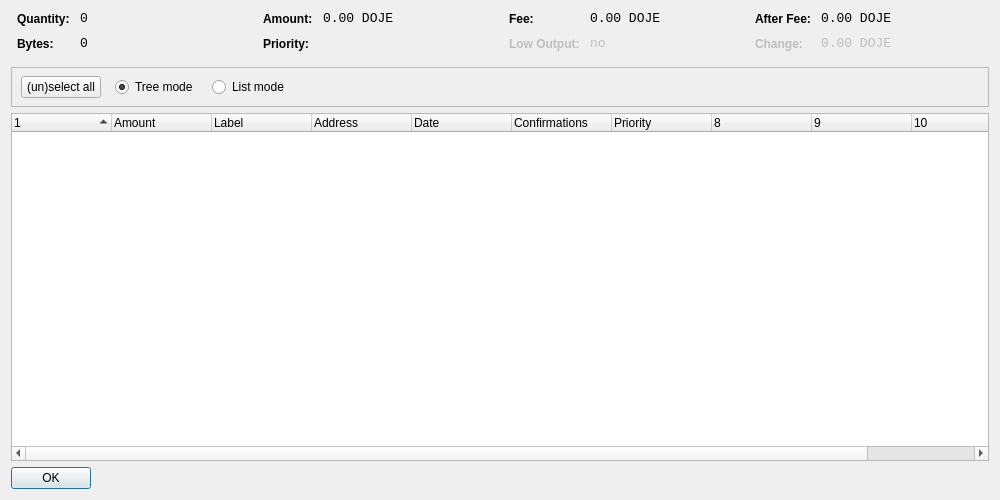
<?xml version="1.0" encoding="UTF-8"?>
<ui version="4.0">
 <class>CoinControlDialog</class>
 <widget class="QDialog" name="CoinControlDialog">
  <property name="geometry">
   <rect>
    <x>0</x>
    <y>0</y>
    <width>1000</width>
    <height>500</height>
   </rect>
  </property>
  <property name="windowTitle">
   <string>Coin Control</string>
  </property>
  <layout class="QVBoxLayout" name="verticalLayout">
   <item>
    <layout class="QHBoxLayout" name="horizontalLayoutTop" stretch="0,0,0,0">
     <property name="topMargin">
      <number>0</number>
     </property>
     <property name="bottomMargin">
      <number>10</number>
     </property>
     <item>
      <layout class="QFormLayout" name="formLayoutCoinControl1">
       <property name="horizontalSpacing">
        <number>10</number>
       </property>
       <property name="verticalSpacing">
        <number>10</number>
       </property>
       <property name="leftMargin">
        <number>6</number>
       </property>
       <property name="rightMargin">
        <number>6</number>
       </property>
       <item row="0" column="0">
        <widget class="QLabel" name="labelCoinControlQuantityText">
         <property name="styleSheet">
          <string notr="true">font-weight:bold;</string>
         </property>
         <property name="text">
          <string>Quantity:</string>
         </property>
        </widget>
       </item>
       <item row="0" column="1">
        <widget class="QLabel" name="labelCoinControlQuantity">
         <property name="font">
          <font>
           <family>Monospace</family>
           <pointsize>10</pointsize>
          </font>
         </property>
         <property name="cursor">
          <cursorShape>IBeamCursor</cursorShape>
         </property>
         <property name="contextMenuPolicy">
          <enum>Qt::ActionsContextMenu</enum>
         </property>
         <property name="text">
          <string notr="true">0</string>
         </property>
         <property name="textInteractionFlags">
          <set>Qt::LinksAccessibleByMouse|Qt::TextSelectableByKeyboard|Qt::TextSelectableByMouse</set>
         </property>
        </widget>
       </item>
       <item row="1" column="0">
        <widget class="QLabel" name="labelCoinControlBytesText">
         <property name="styleSheet">
          <string notr="true">font-weight:bold;</string>
         </property>
         <property name="text">
          <string>Bytes:</string>
         </property>
        </widget>
       </item>
       <item row="1" column="1">
        <widget class="QLabel" name="labelCoinControlBytes">
         <property name="font">
          <font>
           <family>Monospace</family>
           <pointsize>10</pointsize>
          </font>
         </property>
         <property name="cursor">
          <cursorShape>IBeamCursor</cursorShape>
         </property>
         <property name="contextMenuPolicy">
          <enum>Qt::ActionsContextMenu</enum>
         </property>
         <property name="text">
          <string notr="true">0</string>
         </property>
         <property name="textInteractionFlags">
          <set>Qt::LinksAccessibleByMouse|Qt::TextSelectableByKeyboard|Qt::TextSelectableByMouse</set>
         </property>
        </widget>
       </item>
      </layout>
     </item>
     <item>
      <layout class="QFormLayout" name="formLayoutCoinControl2">
       <property name="horizontalSpacing">
        <number>10</number>
       </property>
       <property name="verticalSpacing">
        <number>10</number>
       </property>
       <property name="leftMargin">
        <number>6</number>
       </property>
       <property name="rightMargin">
        <number>6</number>
       </property>
       <item row="0" column="0">
        <widget class="QLabel" name="labelCoinControlAmountText">
         <property name="styleSheet">
          <string notr="true">font-weight:bold;</string>
         </property>
         <property name="text">
          <string>Amount:</string>
         </property>
        </widget>
       </item>
       <item row="0" column="1">
        <widget class="QLabel" name="labelCoinControlAmount">
         <property name="font">
          <font>
           <family>Monospace</family>
           <pointsize>10</pointsize>
          </font>
         </property>
         <property name="cursor">
          <cursorShape>IBeamCursor</cursorShape>
         </property>
         <property name="contextMenuPolicy">
          <enum>Qt::ActionsContextMenu</enum>
         </property>
         <property name="text">
          <string notr="true">0.00 DOJE</string>
         </property>
         <property name="textInteractionFlags">
          <set>Qt::LinksAccessibleByMouse|Qt::TextSelectableByKeyboard|Qt::TextSelectableByMouse</set>
         </property>
        </widget>
       </item>
       <item row="1" column="0">
        <widget class="QLabel" name="labelCoinControlPriorityText">
         <property name="styleSheet">
          <string notr="true">font-weight:bold;</string>
         </property>
         <property name="text">
          <string>Priority:</string>
         </property>
        </widget>
       </item>
       <item row="1" column="1">
        <widget class="QLabel" name="labelCoinControlPriority">
         <property name="font">
          <font>
           <family>Monospace</family>
           <pointsize>10</pointsize>
          </font>
         </property>
         <property name="cursor">
          <cursorShape>IBeamCursor</cursorShape>
         </property>
         <property name="contextMenuPolicy">
          <enum>Qt::ActionsContextMenu</enum>
         </property>
         <property name="text">
          <string/>
         </property>
         <property name="textInteractionFlags">
          <set>Qt::LinksAccessibleByMouse|Qt::TextSelectableByKeyboard|Qt::TextSelectableByMouse</set>
         </property>
        </widget>
       </item>
      </layout>
     </item>
     <item>
      <layout class="QFormLayout" name="formLayoutCoinControl3">
       <property name="horizontalSpacing">
        <number>10</number>
       </property>
       <property name="verticalSpacing">
        <number>10</number>
       </property>
       <property name="leftMargin">
        <number>6</number>
       </property>
       <property name="rightMargin">
        <number>6</number>
       </property>
       <item row="0" column="0">
        <widget class="QLabel" name="labelCoinControlFeeText">
         <property name="styleSheet">
          <string notr="true">font-weight:bold;</string>
         </property>
         <property name="text">
          <string>Fee:</string>
         </property>
        </widget>
       </item>
       <item row="0" column="1">
        <widget class="QLabel" name="labelCoinControlFee">
         <property name="font">
          <font>
           <family>Monospace</family>
           <pointsize>10</pointsize>
          </font>
         </property>
         <property name="cursor">
          <cursorShape>IBeamCursor</cursorShape>
         </property>
         <property name="contextMenuPolicy">
          <enum>Qt::ActionsContextMenu</enum>
         </property>
         <property name="text">
          <string notr="true">0.00 DOJE</string>
         </property>
         <property name="textInteractionFlags">
          <set>Qt::LinksAccessibleByMouse|Qt::TextSelectableByKeyboard|Qt::TextSelectableByMouse</set>
         </property>
        </widget>
       </item>
       <item row="1" column="0">
        <widget class="QLabel" name="labelCoinControlLowOutputText">
         <property name="enabled">
          <bool>false</bool>
         </property>
         <property name="styleSheet">
          <string notr="true">font-weight:bold;</string>
         </property>
         <property name="text">
          <string>Low Output:</string>
         </property>
        </widget>
       </item>
       <item row="1" column="1">
        <widget class="QLabel" name="labelCoinControlLowOutput">
         <property name="enabled">
          <bool>false</bool>
         </property>
         <property name="font">
          <font>
           <family>Monospace</family>
           <pointsize>10</pointsize>
          </font>
         </property>
         <property name="cursor">
          <cursorShape>IBeamCursor</cursorShape>
         </property>
         <property name="contextMenuPolicy">
          <enum>Qt::ActionsContextMenu</enum>
         </property>
         <property name="text">
          <string notr="true">no</string>
         </property>
         <property name="textInteractionFlags">
          <set>Qt::LinksAccessibleByMouse|Qt::TextSelectableByKeyboard|Qt::TextSelectableByMouse</set>
         </property>
        </widget>
       </item>
      </layout>
     </item>
     <item>
      <layout class="QFormLayout" name="formLayoutCoinControl4">
       <property name="horizontalSpacing">
        <number>10</number>
       </property>
       <property name="verticalSpacing">
        <number>10</number>
       </property>
       <property name="leftMargin">
        <number>6</number>
       </property>
       <property name="rightMargin">
        <number>6</number>
       </property>
       <item row="0" column="0">
        <widget class="QLabel" name="labelCoinControlAfterFeeText">
         <property name="styleSheet">
          <string notr="true">font-weight:bold;</string>
         </property>
         <property name="text">
          <string>After Fee:</string>
         </property>
        </widget>
       </item>
       <item row="0" column="1">
        <widget class="QLabel" name="labelCoinControlAfterFee">
         <property name="font">
          <font>
           <family>Monospace</family>
           <pointsize>10</pointsize>
          </font>
         </property>
         <property name="cursor">
          <cursorShape>IBeamCursor</cursorShape>
         </property>
         <property name="contextMenuPolicy">
          <enum>Qt::ActionsContextMenu</enum>
         </property>
         <property name="text">
          <string notr="true">0.00 DOJE</string>
         </property>
         <property name="textInteractionFlags">
          <set>Qt::LinksAccessibleByMouse|Qt::TextSelectableByKeyboard|Qt::TextSelectableByMouse</set>
         </property>
        </widget>
       </item>
       <item row="1" column="0">
        <widget class="QLabel" name="labelCoinControlChangeText">
         <property name="enabled">
          <bool>false</bool>
         </property>
         <property name="styleSheet">
          <string notr="true">font-weight:bold;</string>
         </property>
         <property name="text">
          <string>Change:</string>
         </property>
        </widget>
       </item>
       <item row="1" column="1">
        <widget class="QLabel" name="labelCoinControlChange">
         <property name="enabled">
          <bool>false</bool>
         </property>
         <property name="font">
          <font>
           <family>Monospace</family>
           <pointsize>10</pointsize>
          </font>
         </property>
         <property name="cursor">
          <cursorShape>IBeamCursor</cursorShape>
         </property>
         <property name="contextMenuPolicy">
          <enum>Qt::ActionsContextMenu</enum>
         </property>
         <property name="text">
          <string notr="true">0.00 DOJE</string>
         </property>
         <property name="textInteractionFlags">
          <set>Qt::LinksAccessibleByMouse|Qt::TextSelectableByKeyboard|Qt::TextSelectableByMouse</set>
         </property>
        </widget>
       </item>
      </layout>
     </item>
    </layout>
   </item>
   <item>
    <widget class="QFrame" name="frame">
     <property name="minimumSize">
      <size>
       <width>0</width>
       <height>40</height>
      </size>
     </property>
     <property name="frameShape">
      <enum>QFrame::StyledPanel</enum>
     </property>
     <property name="frameShadow">
      <enum>QFrame::Sunken</enum>
     </property>
     <widget class="QWidget" name="horizontalLayoutWidget">
      <property name="geometry">
       <rect>
        <x>10</x>
        <y>0</y>
        <width>781</width>
        <height>41</height>
       </rect>
      </property>
      <layout class="QHBoxLayout" name="horizontalLayoutPanel" stretch="0,0,0,0,0">
       <property name="spacing">
        <number>14</number>
       </property>
       <item>
        <widget class="QPushButton" name="pushButtonSelectAll">
         <property name="sizePolicy">
          <sizepolicy hsizetype="Maximum" vsizetype="Fixed">
           <horstretch>0</horstretch>
           <verstretch>0</verstretch>
          </sizepolicy>
         </property>
         <property name="text">
          <string>(un)select all</string>
         </property>
        </widget>
       </item>
       <item>
        <widget class="QRadioButton" name="radioTreeMode">
         <property name="sizePolicy">
          <sizepolicy hsizetype="Maximum" vsizetype="Fixed">
           <horstretch>0</horstretch>
           <verstretch>0</verstretch>
          </sizepolicy>
         </property>
         <property name="text">
          <string>Tree mode</string>
         </property>
         <property name="checked">
          <bool>true</bool>
         </property>
        </widget>
       </item>
       <item>
        <widget class="QRadioButton" name="radioListMode">
         <property name="sizePolicy">
          <sizepolicy hsizetype="Maximum" vsizetype="Fixed">
           <horstretch>0</horstretch>
           <verstretch>0</verstretch>
          </sizepolicy>
         </property>
         <property name="text">
          <string>List mode</string>
         </property>
        </widget>
       </item>
       <item>
        <spacer name="horizontalSpacer">
         <property name="orientation">
          <enum>Qt::Horizontal</enum>
         </property>
         <property name="sizeHint" stdset="0">
          <size>
           <width>40</width>
           <height>20</height>
          </size>
         </property>
        </spacer>
       </item>
      </layout>
     </widget>
    </widget>
   </item>
   <item>
    <widget class="CoinControlTreeWidget" name="treeWidget">
     <property name="contextMenuPolicy">
      <enum>Qt::CustomContextMenu</enum>
     </property>
     <property name="sortingEnabled">
      <bool>false</bool>
     </property>
     <property name="columnCount">
      <number>11</number>
     </property>
     <attribute name="headerShowSortIndicator" stdset="0">
      <bool>true</bool>
     </attribute>
     <attribute name="headerStretchLastSection">
      <bool>false</bool>
     </attribute>
     <column>
      <property name="text">
       <string/>
      </property>
     </column>
     <column>
      <property name="text">
       <string>Amount</string>
      </property>
     </column>
     <column>
      <property name="text">
       <string>Label</string>
      </property>
     </column>
     <column>
      <property name="text">
       <string>Address</string>
      </property>
     </column>
     <column>
      <property name="text">
       <string>Date</string>
      </property>
     </column>
     <column>
      <property name="text">
       <string>Confirmations</string>
      </property>
      <property name="toolTip">
       <string>Confirmed</string>
      </property>
     </column>
     <column>
      <property name="text">
       <string>Priority</string>
      </property>
     </column>
     <column>
      <property name="text">
       <string/>
      </property>
     </column>
     <column>
      <property name="text">
       <string/>
      </property>
     </column>
     <column>
      <property name="text">
       <string/>
      </property>
     </column>
     <column>
      <property name="text">
       <string/>
      </property>
     </column>
    </widget>
   </item>
   <item>
    <widget class="QDialogButtonBox" name="buttonBox">
     <property name="sizePolicy">
      <sizepolicy hsizetype="Maximum" vsizetype="Fixed">
       <horstretch>0</horstretch>
       <verstretch>0</verstretch>
      </sizepolicy>
     </property>
     <property name="orientation">
      <enum>Qt::Horizontal</enum>
     </property>
     <property name="standardButtons">
      <set>QDialogButtonBox::Ok</set>
     </property>
    </widget>
   </item>
  </layout>
 </widget>
 <customwidgets>
  <customwidget>
   <class>CoinControlTreeWidget</class>
   <extends>QTreeWidget</extends>
   <header>coincontroltreewidget.h</header>
  </customwidget>
 </customwidgets>
 <resources/>
 <connections/>
</ui>
